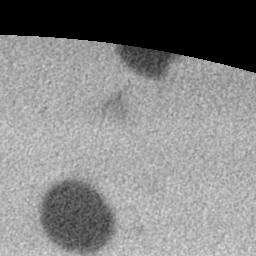
#> input picture input/1.tiff, 256 x 256 px, given in place of 9.jpg, which was not available
$ python thesizer.py   (older library calls are emulated)
#> lines starting #> are read from the running program, lines starting #| are printed output that depends on the picture; after the words box and inside, x2 and y2 are one past the last pixel; in counts of white or black regions, pixels touching at a corner belong together; pictures that were not available may be replaced by others from this repository, and a replacement may not be noted
# import the necessary packages
from scipy.spatial import distance as dist
from imutils import perspective
from imutils import contours
import numpy as np
import matplotlib.pyplot as plt
import argparse
import imutils
import cv2
def midpoint(ptA, ptB):
	return ((ptA[0] + ptB[0]) * 0.5, (ptA[1] + ptB[1]) * 0.5)
# construct the argument parse and parse the arguments
ap = argparse.ArgumentParser()
ap.add_argument("-i", "--image", required=True,
	help="path to the input image")
ap.add_argument("-w", "--width", type=float, required=True,
	help="width of the left-most object in the image (in inches)")
# args = vars(ap.parse_args())
args = {'image': 'input/9.jpg','width': 1.0}
# print(args)


fig = plt.figure()
fig.add_subplot(2, 3, 1)
# load the image, convert it to grayscale, and blur it slightly
# fig.add_subplot(2, 3, 1)
image = cv2.imread(args["image"])
#> image is the input picture: shape (256, 256, 3); min 0, max 221, mean 132.8
plt.imshow(image)
plt.title("Original")

fig.add_subplot(2, 3, 2)
gray = cv2.cvtColor(image, cv2.COLOR_BGR2GRAY)
plt.imshow(gray)
plt.title("cvtColor")

fig.add_subplot(2, 3, 3)
gray = cv2.medianBlur(gray,5)
plt.imshow(gray)
plt.title("medianBlur")
# gray = cv2.GaussianBlur(gray, (3, 3), 0)
# perform edge detection, then perform a dilation + erosion to
# close gaps in between object edges
kernel_d = np.ones((8,8),np.uint8)
kernel_e = np.ones((8,8),np.uint8)

fig.add_subplot(2, 3, 4)
edged = cv2.Canny(gray, 50, 100)
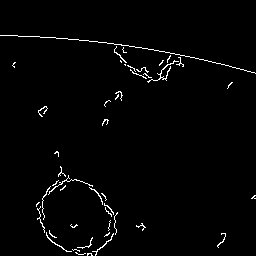
#> edged: shape (256, 256); 1.8% white in thin lines or dots, all inside (x1, y1, x2, y2) = (0, 35, 256, 256)
plt.imshow(edged)
plt.title("Canny")

fig.add_subplot(2, 3, 5)
edged = cv2.dilate(edged, kernel_d, iterations=1)
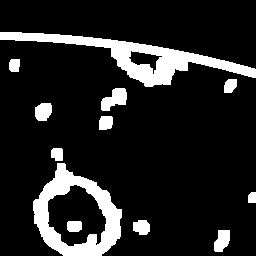
#> edged: shape (256, 256); 13.7% white; 12 white regions, largest, box (x1, y1, x2, y2) and area: (0, 32, 256, 87) 3714, (33, 163, 122, 256) 3309, (101, 88, 127, 111) 377
plt.imshow(edged)
plt.title("dialate")

fig.add_subplot(2, 3, 6)
edged = cv2.erode(edged, kernel_e, iterations=1)
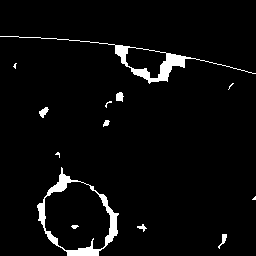
#> edged: shape (256, 256); 3.9% white; 13 white regions (5 under 20 px)
plt.imshow(edged)
plt.title("erode")

plt.show()

# [12 lines of commented-out code are left out]
cnts = cv2.findContours(edged.copy(), cv2.RETR_EXTERNAL,
	cv2.CHAIN_APPROX_NONE)
#> cnts = 12 contours, 5 with area under 20; largest, box (x1, y1, x2, y2) and area: (37, 167, 119, 256) 4479, (0, 36, 256, 84) 1504, (39, 107, 49, 118) 46, (116, 92, 124, 102) 46, (218, 234, 227, 249) 32, (137, 224, 147, 232) 21, (103, 120, 110, 127) 21
cnts = imutils.grab_contours(cnts)
# sort the contours from left-to-right and initialize the
# 'pixels per metric' calibration variable
(cnts, _) = contours.sort_contours(cnts)
#> cnts = 12 contours, 5 with area under 20; largest, box (x1, y1, x2, y2) and area: (37, 167, 119, 256) 4479, (0, 36, 256, 84) 1504, (39, 107, 49, 118) 46, (116, 92, 124, 102) 46, (218, 234, 227, 249) 32, (103, 120, 110, 127) 21, (137, 224, 147, 232) 21
pixelsPerMetric = None

print(f"Number of contours: {len(cnts)}")
#| Number of contours: 12

# loop over the contours individually
for c in cnts:
	# if the contour is not sufficiently large, ignore it
	if cv2.contourArea(c) < 100:
		continue
	# compute the rotated bounding box of the contour
	orig = image.copy()
	box = cv2.minAreaRect(c)
	box = cv2.cv.BoxPoints(box) if imutils.is_cv2() else cv2.boxPoints(box)
	box = np.array(box, dtype="int")
	# order the points in the contour such that they appear
	# in top-left, top-right, bottom-right, and bottom-left
	# order, then draw the outline of the rotated bounding
	# box
	box = perspective.order_points(box)
	cv2.drawContours(orig, [box.astype("int")], -1, (0, 255, 0), 2)
	# loop over the original points and draw them
	for (x, y) in box:
		cv2.circle(orig, (int(x), int(y)), 5, (0, 0, 255), -1)


    # unpack the ordered bounding box, then compute the midpoint
	# between the top-left and top-right coordinates, followed by
	# the midpoint between bottom-left and bottom-right coordinates
	(tl, tr, br, bl) = box
	(tltrX, tltrY) = midpoint(tl, tr)
	(blbrX, blbrY) = midpoint(bl, br)
	# compute the midpoint between the top-left and top-right points,
	# followed by the midpoint between the top-righ and bottom-right
	(tlblX, tlblY) = midpoint(tl, bl)
	(trbrX, trbrY) = midpoint(tr, br)
	# draw the midpoints on the image
	cv2.circle(orig, (int(tltrX), int(tltrY)), 5, (255, 0, 0), -1)
	cv2.circle(orig, (int(blbrX), int(blbrY)), 5, (255, 0, 0), -1)
	cv2.circle(orig, (int(tlblX), int(tlblY)), 5, (255, 0, 0), -1)
	cv2.circle(orig, (int(trbrX), int(trbrY)), 5, (255, 0, 0), -1)
	# draw lines between the midpoints
	cv2.line(orig, (int(tltrX), int(tltrY)), (int(blbrX), int(blbrY)),
		(255, 0, 255), 2)
	cv2.line(orig, (int(tlblX), int(tlblY)), (int(trbrX), int(trbrY)),
		(255, 0, 255), 2)

	# compute the Euclidean distance between the midpoints
	dA = dist.euclidean((tltrX, tltrY), (blbrX, blbrY))
	dB = dist.euclidean((tlblX, tlblY), (trbrX, trbrY))
	# if the pixels per metric has not been initialized, then
	# compute it as the ratio of pixels to supplied metric
	# (in this case, inches)
	if pixelsPerMetric is None:
		pixelsPerMetric = dB / args["width"]


	# compute the size of the object
	dimA = dA / pixelsPerMetric
	dimB = dB / pixelsPerMetric
	# draw the object sizes on the image
	cv2.putText(orig, "{:.1f}in".format(dimA),
		(int(tltrX - 15), int(tltrY - 10)), cv2.FONT_HERSHEY_SIMPLEX,
		0.65, (255, 255, 255), 2)
	cv2.putText(orig, "{:.1f}in".format(dimB),
		(int(trbrX + 10), int(trbrY)), cv2.FONT_HERSHEY_SIMPLEX,
		0.65, (255, 255, 255), 2)
	# show the output image
	cv2.imshow('ImageWindow',orig)
	cv2.waitKey(0)
#> this loop made 12 passes
#> (tl, tr, br, bl, tltrX, tltrY, blbrX, blbrY) on pass 1: ([2, 22], [255, 68], [249, 101], [-3, 55], 128.5, 45, 123, 78)
#> (tl, tr, br, bl, tltrX, tltrY, blbrX, blbrY) on pass 3: ([61, 166], [131, 210], [92, 271], [22, 227], 96, 188, 57, 249)
#> pass 1, `cv2.imshow('ImageWindow',orig)`:
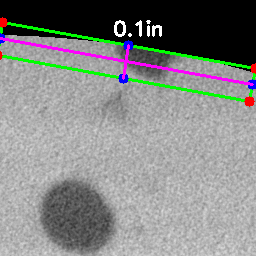
#> window 'ImageWindow': shape (256, 256, 3); mean B, G, R 133.6, 135.1, 133.5
#> after the loop:
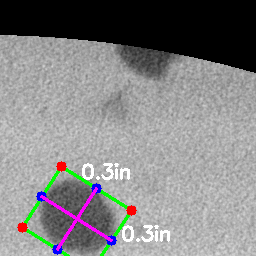
#> orig: shape (256, 256, 3); mean B, G, R 132.9, 132.4, 132.9
#> after the loop, pixelsPerMetric = 256.7
